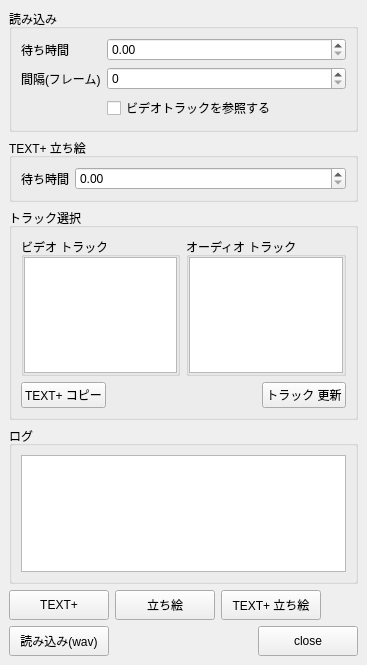
<?xml version="1.0" encoding="UTF-8"?>
<ui version="4.0">
 <class>MainWindow</class>
 <widget class="QMainWindow" name="MainWindow">
  <property name="geometry">
   <rect>
    <x>0</x>
    <y>0</y>
    <width>367</width>
    <height>665</height>
   </rect>
  </property>
  <property name="windowTitle">
   <string>MainWindow</string>
  </property>
  <widget class="QWidget" name="centralwidget">
   <layout class="QVBoxLayout" name="verticalLayout_6">
    <item>
     <widget class="QGroupBox" name="groupBox">
      <property name="title">
       <string>読み込み</string>
      </property>
      <layout class="QFormLayout" name="formLayout">
       <item row="0" column="0">
        <widget class="QLabel" name="label">
         <property name="text">
          <string>待ち時間</string>
         </property>
        </widget>
       </item>
       <item row="0" column="1">
        <widget class="QDoubleSpinBox" name="importWaitSpinBox"/>
       </item>
       <item row="1" column="0">
        <widget class="QLabel" name="label_2">
         <property name="text">
          <string>間隔(フレーム)</string>
         </property>
        </widget>
       </item>
       <item row="1" column="1">
        <widget class="QSpinBox" name="offsetSpinBox"/>
       </item>
       <item row="2" column="1">
        <widget class="QCheckBox" name="referTrackCheckBox">
         <property name="text">
          <string>ビデオトラックを参照する</string>
         </property>
        </widget>
       </item>
      </layout>
     </widget>
    </item>
    <item>
     <widget class="QGroupBox" name="groupBox_3">
      <property name="title">
       <string>TEXT+ 立ち絵</string>
      </property>
      <layout class="QVBoxLayout" name="verticalLayout_4">
       <item>
        <layout class="QFormLayout" name="formLayout_2">
         <item row="0" column="0">
          <widget class="QLabel" name="label_3">
           <property name="text">
            <string>待ち時間</string>
           </property>
          </widget>
         </item>
         <item row="0" column="1">
          <widget class="QDoubleSpinBox" name="tatieWaitSpinBox"/>
         </item>
        </layout>
       </item>
      </layout>
     </widget>
    </item>
    <item>
     <widget class="QGroupBox" name="groupBox_6">
      <property name="sizePolicy">
       <sizepolicy hsizetype="Preferred" vsizetype="Preferred">
        <horstretch>0</horstretch>
        <verstretch>0</verstretch>
       </sizepolicy>
      </property>
      <property name="title">
       <string>トラック選択</string>
      </property>
      <layout class="QVBoxLayout" name="verticalLayout_5">
       <item>
        <layout class="QHBoxLayout" name="horizontalLayout_2" stretch="0,0">
         <item>
          <widget class="QGroupBox" name="groupBox_4">
           <property name="sizePolicy">
            <sizepolicy hsizetype="Expanding" vsizetype="Preferred">
             <horstretch>0</horstretch>
             <verstretch>0</verstretch>
            </sizepolicy>
           </property>
           <property name="minimumSize">
            <size>
             <width>30</width>
             <height>0</height>
            </size>
           </property>
           <property name="title">
            <string>ビデオ トラック</string>
           </property>
           <layout class="QVBoxLayout" name="verticalLayout_2">
            <property name="leftMargin">
             <number>0</number>
            </property>
            <property name="topMargin">
             <number>0</number>
            </property>
            <property name="rightMargin">
             <number>0</number>
            </property>
            <property name="bottomMargin">
             <number>0</number>
            </property>
            <item>
             <widget class="QListView" name="videoListView">
              <property name="sizePolicy">
               <sizepolicy hsizetype="Expanding" vsizetype="Expanding">
                <horstretch>0</horstretch>
                <verstretch>0</verstretch>
               </sizepolicy>
              </property>
              <property name="minimumSize">
               <size>
                <width>0</width>
                <height>0</height>
               </size>
              </property>
              <property name="baseSize">
               <size>
                <width>0</width>
                <height>0</height>
               </size>
              </property>
              <property name="editTriggers">
               <set>QAbstractItemView::NoEditTriggers</set>
              </property>
              <property name="selectionBehavior">
               <enum>QAbstractItemView::SelectRows</enum>
              </property>
             </widget>
            </item>
           </layout>
          </widget>
         </item>
         <item>
          <widget class="QGroupBox" name="groupBox_5">
           <property name="sizePolicy">
            <sizepolicy hsizetype="Expanding" vsizetype="Preferred">
             <horstretch>0</horstretch>
             <verstretch>0</verstretch>
            </sizepolicy>
           </property>
           <property name="minimumSize">
            <size>
             <width>30</width>
             <height>0</height>
            </size>
           </property>
           <property name="title">
            <string>オーディオ トラック</string>
           </property>
           <layout class="QVBoxLayout" name="verticalLayout_3">
            <property name="leftMargin">
             <number>0</number>
            </property>
            <property name="topMargin">
             <number>0</number>
            </property>
            <property name="rightMargin">
             <number>0</number>
            </property>
            <property name="bottomMargin">
             <number>0</number>
            </property>
            <item>
             <widget class="QListView" name="audioListView">
              <property name="sizePolicy">
               <sizepolicy hsizetype="Expanding" vsizetype="Expanding">
                <horstretch>0</horstretch>
                <verstretch>0</verstretch>
               </sizepolicy>
              </property>
              <property name="minimumSize">
               <size>
                <width>0</width>
                <height>0</height>
               </size>
              </property>
              <property name="baseSize">
               <size>
                <width>1</width>
                <height>0</height>
               </size>
              </property>
              <property name="editTriggers">
               <set>QAbstractItemView::NoEditTriggers</set>
              </property>
              <property name="selectionBehavior">
               <enum>QAbstractItemView::SelectRows</enum>
              </property>
             </widget>
            </item>
           </layout>
          </widget>
         </item>
        </layout>
       </item>
       <item>
        <layout class="QHBoxLayout" name="horizontalLayout_4">
         <item>
          <widget class="QPushButton" name="copyTextButton">
           <property name="text">
            <string>TEXT+ コピー</string>
           </property>
          </widget>
         </item>
         <item>
          <spacer name="horizontalSpacer_2">
           <property name="orientation">
            <enum>Qt::Horizontal</enum>
           </property>
           <property name="sizeHint" stdset="0">
            <size>
             <width>40</width>
             <height>20</height>
            </size>
           </property>
          </spacer>
         </item>
         <item>
          <widget class="QPushButton" name="updateTrackButton">
           <property name="text">
            <string>トラック 更新</string>
           </property>
          </widget>
         </item>
        </layout>
       </item>
      </layout>
     </widget>
    </item>
    <item>
     <widget class="QGroupBox" name="groupBox_2">
      <property name="sizePolicy">
       <sizepolicy hsizetype="Preferred" vsizetype="Expanding">
        <horstretch>0</horstretch>
        <verstretch>0</verstretch>
       </sizepolicy>
      </property>
      <property name="title">
       <string>ログ</string>
      </property>
      <layout class="QVBoxLayout" name="verticalLayout">
       <item>
        <widget class="LogTextEdit" name="logTextEdit">
         <property name="sizePolicy">
          <sizepolicy hsizetype="Expanding" vsizetype="Expanding">
           <horstretch>0</horstretch>
           <verstretch>0</verstretch>
          </sizepolicy>
         </property>
         <property name="lineWrapMode">
          <enum>QTextEdit::NoWrap</enum>
         </property>
         <property name="readOnly">
          <bool>true</bool>
         </property>
        </widget>
       </item>
      </layout>
     </widget>
    </item>
    <item>
     <layout class="QHBoxLayout" name="horizontalLayout">
      <item>
       <widget class="QPushButton" name="textPlusButton">
        <property name="minimumSize">
         <size>
          <width>100</width>
          <height>30</height>
         </size>
        </property>
        <property name="text">
         <string>TEXT+</string>
        </property>
       </widget>
      </item>
      <item>
       <widget class="QPushButton" name="tatieButton">
        <property name="minimumSize">
         <size>
          <width>100</width>
          <height>30</height>
         </size>
        </property>
        <property name="text">
         <string>立ち絵</string>
        </property>
       </widget>
      </item>
      <item>
       <widget class="QPushButton" name="textPlusTatieButton">
        <property name="minimumSize">
         <size>
          <width>100</width>
          <height>30</height>
         </size>
        </property>
        <property name="text">
         <string>TEXT+ 立ち絵</string>
        </property>
       </widget>
      </item>
      <item>
       <spacer name="horizontalSpacer">
        <property name="orientation">
         <enum>Qt::Horizontal</enum>
        </property>
        <property name="sizeHint" stdset="0">
         <size>
          <width>40</width>
          <height>20</height>
         </size>
        </property>
       </spacer>
      </item>
     </layout>
    </item>
    <item>
     <layout class="QHBoxLayout" name="horizontalLayout_3">
      <item>
       <widget class="QPushButton" name="importButton">
        <property name="minimumSize">
         <size>
          <width>100</width>
          <height>30</height>
         </size>
        </property>
        <property name="text">
         <string>読み込み(wav)</string>
        </property>
       </widget>
      </item>
      <item>
       <spacer name="horizontalSpacer_3">
        <property name="orientation">
         <enum>Qt::Horizontal</enum>
        </property>
        <property name="sizeHint" stdset="0">
         <size>
          <width>40</width>
          <height>20</height>
         </size>
        </property>
       </spacer>
      </item>
      <item>
       <widget class="QPushButton" name="closeButton">
        <property name="minimumSize">
         <size>
          <width>100</width>
          <height>30</height>
         </size>
        </property>
        <property name="text">
         <string>close</string>
        </property>
       </widget>
      </item>
     </layout>
    </item>
   </layout>
  </widget>
 </widget>
 <customwidgets>
  <customwidget>
   <class>LogTextEdit</class>
   <extends>QTextEdit</extends>
   <header>rs.gui.log</header>
  </customwidget>
 </customwidgets>
 <resources/>
 <connections/>
</ui>
